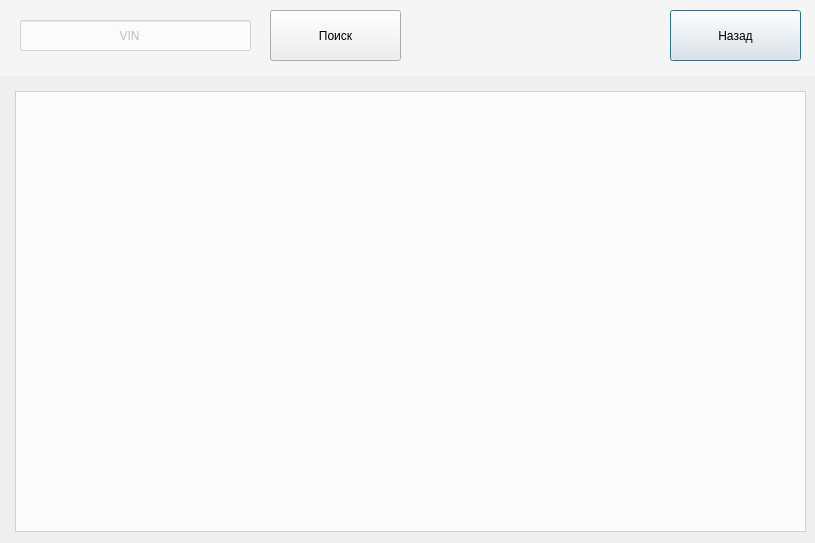
<?xml version="1.0" encoding="UTF-8"?>
<ui version="4.0">
 <class>Dialog</class>
 <widget class="QDialog" name="Dialog">
  <property name="geometry">
   <rect>
    <x>0</x>
    <y>0</y>
    <width>815</width>
    <height>543</height>
   </rect>
  </property>
  <property name="windowTitle">
   <string>Dialog</string>
  </property>
  <widget class="QLabel" name="background">
   <property name="geometry">
    <rect>
     <x>-3</x>
     <y>-5</y>
     <width>821</width>
     <height>551</height>
    </rect>
   </property>
   <property name="text">
    <string/>
   </property>
   <property name="pixmap">
    <pixmap>../photos/imgonline-com-ua-Blur-2l4fVmT8e17N.jpg</pixmap>
   </property>
  </widget>
  <widget class="QLabel" name="upperBack">
   <property name="geometry">
    <rect>
     <x>-3</x>
     <y>-5</y>
     <width>821</width>
     <height>81</height>
    </rect>
   </property>
   <property name="styleSheet">
    <string notr="true">color: grey; background-color: rgba(255,255,255,100)</string>
   </property>
   <property name="text">
    <string/>
   </property>
  </widget>
  <widget class="QPushButton" name="returnButton">
   <property name="geometry">
    <rect>
     <x>670</x>
     <y>10</y>
     <width>131</width>
     <height>51</height>
    </rect>
   </property>
   <property name="text">
    <string>Назад</string>
   </property>
  </widget>
  <widget class="QLineEdit" name="searchText">
   <property name="geometry">
    <rect>
     <x>20</x>
     <y>20</y>
     <width>231</width>
     <height>31</height>
    </rect>
   </property>
   <property name="styleSheet">
    <string notr="true">color: grey; background-color: rgba(255,255,255,150)</string>
   </property>
   <property name="placeholderText">
    <string>                             VIN</string>
   </property>
  </widget>
  <widget class="QPushButton" name="searchButton">
   <property name="geometry">
    <rect>
     <x>270</x>
     <y>10</y>
     <width>131</width>
     <height>51</height>
    </rect>
   </property>
   <property name="text">
    <string>Поиск</string>
   </property>
  </widget>
  <widget class="QTableView" name="tableView">
   <property name="geometry">
    <rect>
     <x>15</x>
     <y>91</y>
     <width>791</width>
     <height>441</height>
    </rect>
   </property>
   <property name="styleSheet">
    <string notr="true">color: grey; background-color: rgba(255,255,255,200)
</string>
   </property>
  </widget>
 </widget>
 <resources/>
 <connections/>
</ui>
